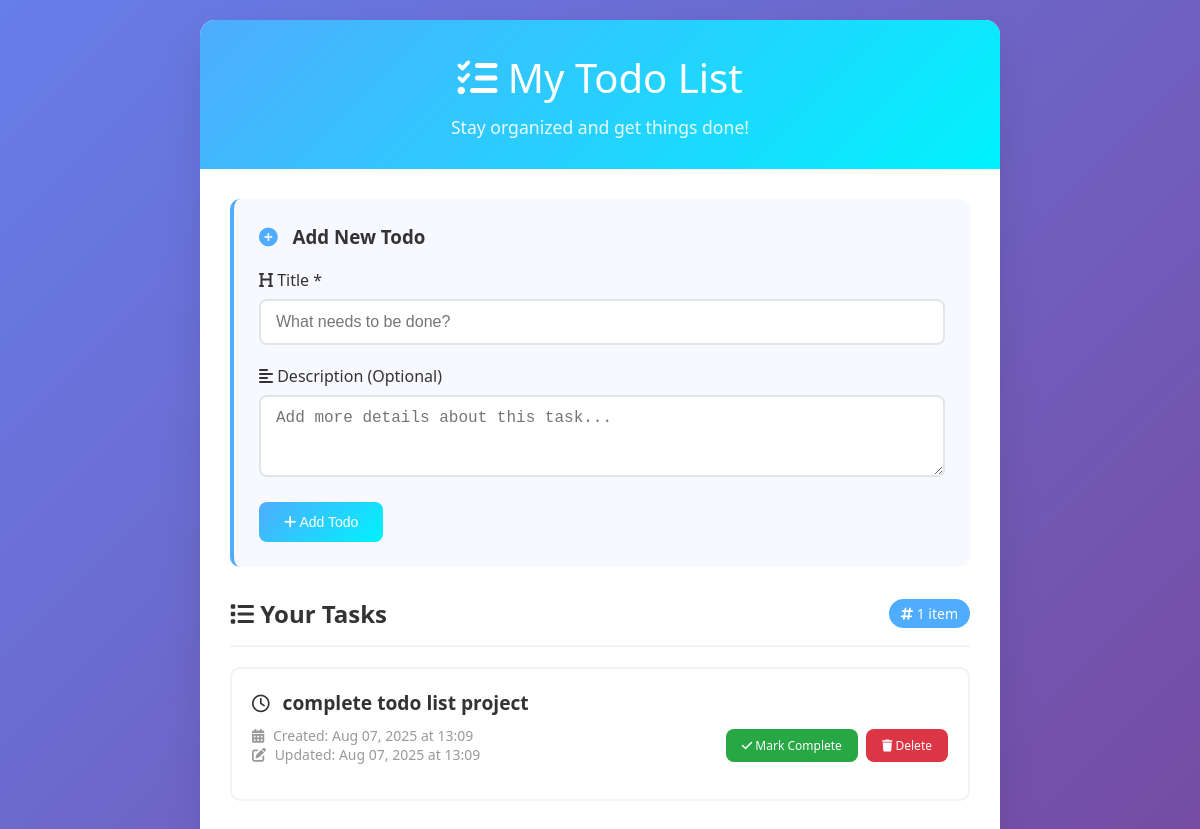
Before: / with the older database file.
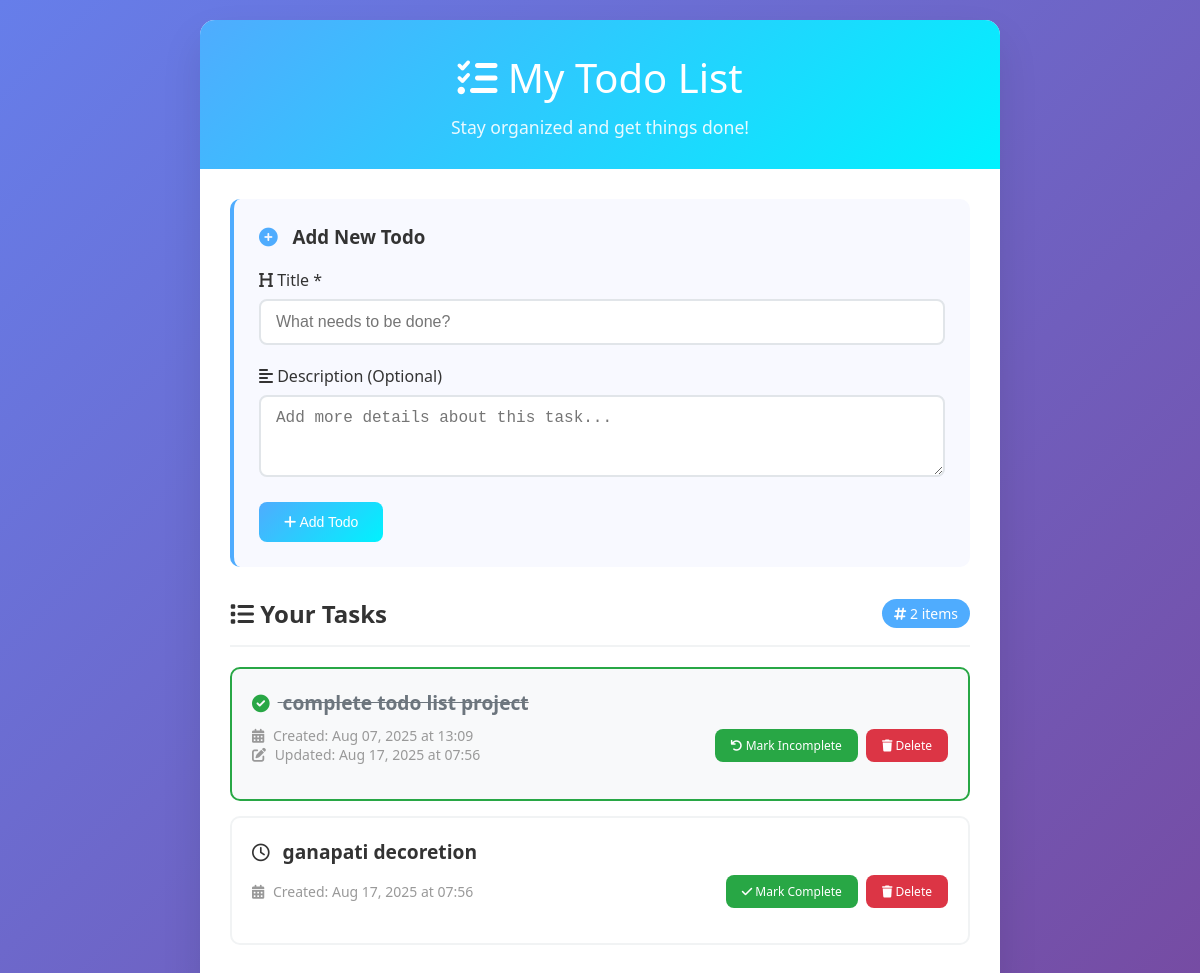
After: the same page with the newer database file.
### todo_app/models.py (models this page shows, shortened)
class Todo(models.Model):
    title = models.CharField(max_length=200)
    description = models.TextField(blank=True)
    completed = models.BooleanField(default=False)
    created_at = models.DateTimeField(auto_now_add=True)
    updated_at = models.DateTimeField(auto_now=True)
    class Meta:
        ordering = ['created_at']

### todo_app/views.py (the view)
# urls.py: path('',views.todo_list, name='todo_list'),
def todo_list(request):
    todos = Todo.objects.all()
    return render(request, 'todo_list.html',{'todos': todos})

### todo_app/templates/todo_list.html (shortened to what the changed rows need)
{% extends 'base.html' %}
{% block content %}
<div class="header">
    <h1><i class="fas fa-tasks"></i> My Todo List</h1>
</div>
<div class="content">
    <div class="todos-section">
        <div class="section-title">
            <h2><i class="fas fa-list"></i> Your Tasks</h2>
            <span class="todo-count">
                <i class="fas fa-hashtag"></i> {{ todos.count }} item{{ todos.count|pluralize }}
            </span>
        </div>
        {% if todos %}
            {% for todo in todos %}
            <div class="todo-item {% if todo.completed %}completed{% endif %}">
                <div class="todo-header">
                    <h3 class="todo-title">
                        {% if todo.completed %}
                            <i class="fas fa-check-circle status-icon"></i>
                        {% else %}
                            <i class="far fa-clock status-icon"></i>
                        {% endif %}
                        {{ todo.title }}
                    </h3>
                </div>
                <div class="todo-meta">
                    <div class="todo-date">
                        <i class="fas fa-calendar-alt" style="margin-right: 5px;"></i>
                        Created: {{ todo.created_at|date:"M d, Y \a\t H:i" }}
                        {% if todo.updated_at != todo.created_at %}
                            <br>
                            <i class="fas fa-edit" style="margin-right: 5px;"></i>
                            Updated: {{ todo.updated_at|date:"M d, Y \a\t H:i" }}
                        {% endif %}
                    </div>
                    <div class="todo-actions">
                        <a href="{% url 'toggle_todo' todo.id %}"
                           class="btn btn-sm {% if todo.completed %}btn-success{% else %}btn-success{% endif %}">
                            {% if todo.completed %}
                                <i class="fas fa-undo"></i> Mark Incomplete
                            {% else %}
                                <i class="fas fa-check"></i> Mark Complete
                            {% endif %}
                        </a>
                        <a href="{% url 'delete_todo' todo.id %}"
                           class="btn btn-sm btn-danger"
                           onclick="return confirm('Are you sure you want to delete this todo?')">
                            <i class="fas fa-trash"></i> Delete
                        </a>
                    </div>
                </div>
            </div>
            {% endfor %}
        {% else %}
            <div class="no-todos">
                <i class="fas fa-clipboard-list"></i>
                <h3>No todos yet!</h3>
                <p>Add your first todo above to get started.</p>
            </div>
        {% endif %}
    </div>
</div>
{% endblock %}

Changed rows visible on the page:
changed Todo "complete todo list project": updated_at "Aug 07, 2025 at 13:09" → "Aug 17, 2025 at 07:56"; completed "Mark Complete" → "Mark Incomplete"
added Todo: completed False (drawn), title "ganapati decoretion", created_at "Aug 17, 2025 at 07:56"
Other visible differences:
{{ todos.count }}: "1" → "2"
